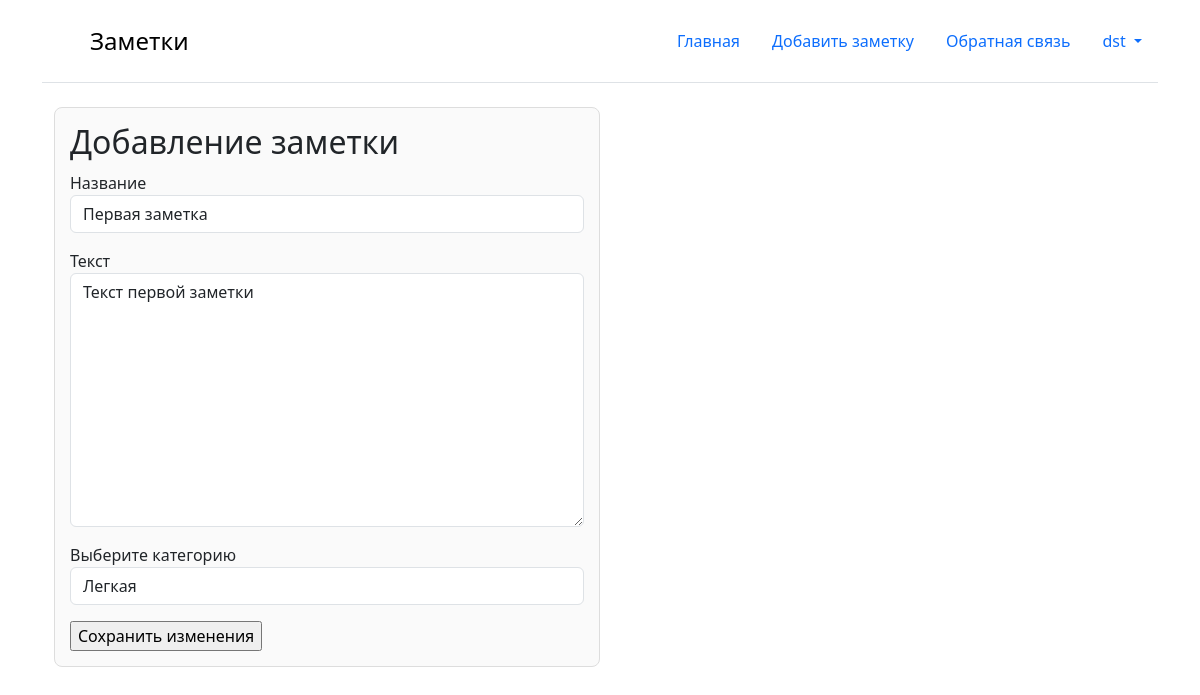
The page /posts/1/edit (signed in) on the database as committed earlier.
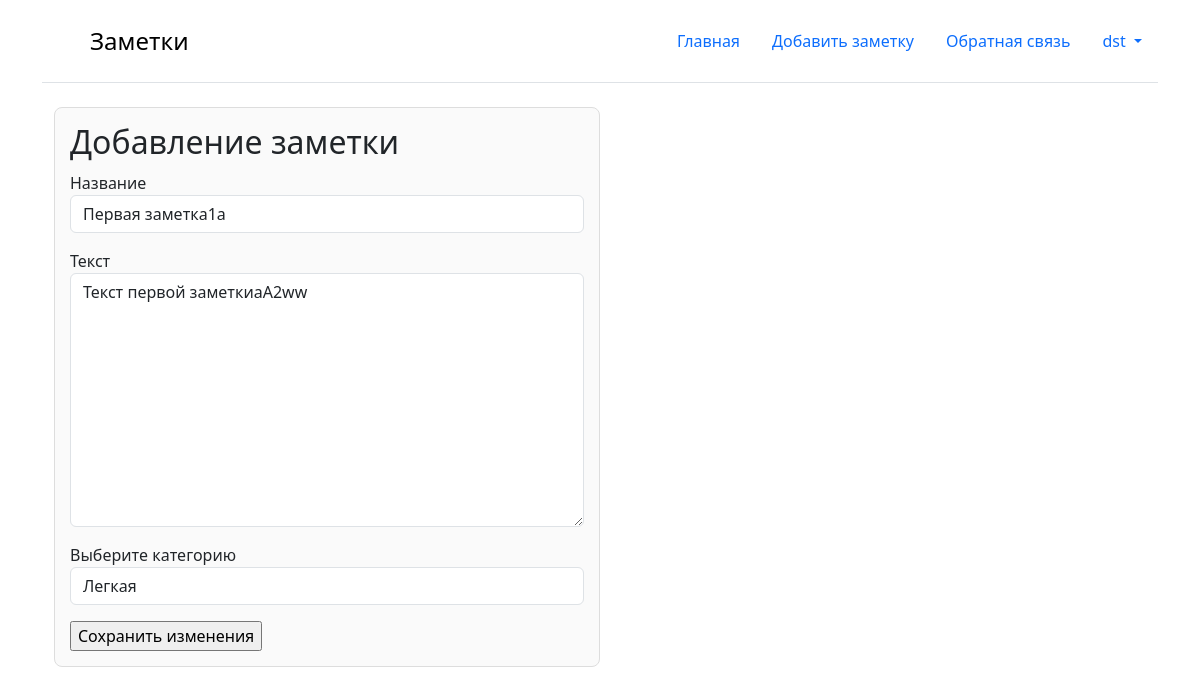
The same page on the database as committed later.
### core/models.py (models this page shows, shortened)
class Post(models.Model):
    title = models.CharField(max_length=200)
    text = models.TextField()
    created_data = models.DateTimeField(auto_now_add=True)
    category = models.ForeignKey(PostCategory,
                                 blank = True,
                                 null = True,
                                 on_delete=models.SET_NULL,
                                 related_name='category_post')
    profile = models.ForeignKey(Profile,
                                related_name='profile_posts',
                                on_delete=models.CASCADE)
    class Meta:
        verbose_name = 'Запись'
        verbose_name_plural = 'Записи'

### core/views.py (the view)
# urls.py: path('posts/<int:post_id>/edit', post_edit, name='post_edit'),
@login_required
def post_edit(request, post_id):
    post = Post.objects.get(id=post_id)
    if post.profile != request.user.profile:
        raise Http404
    form = PostAddModelForm(instance=post)
    if request.method == 'POST':
        form = PostAddModelForm(request.POST, instance=post)
        if form.is_valid():
            form.save()
            return redirect('post_detail', post.id)
    return render(request, 'post_edit.html', {"post_add_form":form})

### core/forms.py (shortened to what this page needs)
class PostAddModelForm(forms.ModelForm):
    class Meta:
        model = Post
        fields = ['title', 'text', 'category']
    def __init__(self, *args, **kwargs):
        super(PostAddModelForm, self).__init__(*args, **kwargs)
        for visible in self.visible_fields():
            visible.field.widget.attrs['class'] = 'form-control'

### core/models.py (called while the page is built)
    def __str__(self):
        return self.title

### templates/post_edit.html (shortened to what this page needs)
{% extends 'base.html' %}
{% block content %}
<div class="container">
    <div class="col-md-6">
        <div class="post-card">
            <h2>Добавление заметки</h2>
            <form action="{% url 'post_edit' post_add_form.instance.id %}" method="post">
                <div class="mb-3">
                    <label for="{{ post_add_form.title.id_for_label }}">Название</label><br>
                    {{ post_add_form.title }}
                </div>
                <div class="mb-3">
                    <label for="{{ post_add_form.text.id_for_label }}">Текст</label><br>
                    {{ post_add_form.text }}
                </div>
                <div class="mb-3">
                    <label for="{{ post_add_form.category.id_for_label }}">Выберите категорию</label><br>
                    {{ post_add_form.category }}
                </div>
                <input type="submit" value="Сохранить изменения">
            </form>
        </div>
    </div>
</div>
{% endblock %}

Rows that differ between the two databases and show on the page:
changed Post "Легкая": title "Первая заметка" → "Первая заметка1a"; text "Текст первой заметки" → "Текст первой заметкиaA2ww"
